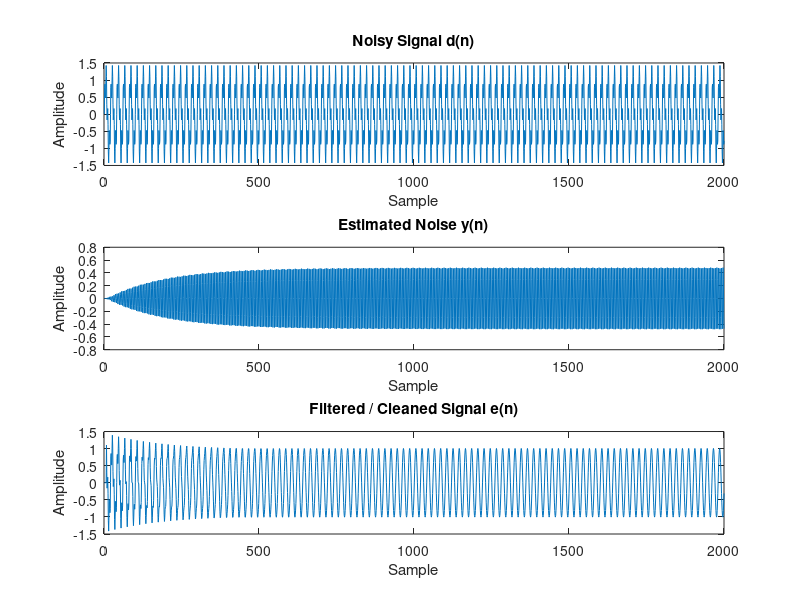

Here is the MATLAB script that generated this plot:
clc;
clear;
close all;

% Number of samples
N = 2000;

% LMS parameters
M = 8;              % Filter order
mu = 0.01;          % Step size

% Create a useful signal
n = 0:N-1;
signal = sin(2*pi*0.05*n);

% Create noise
noise = 0.5*sin(2*pi*0.2*n);

% Primary input = signal + noise
d = signal + noise;

% Reference input = noise
x = noise;

% Initialize filter coefficients
w = zeros(M,1);

% Initialize output and error
y = zeros(1,N);
e = zeros(1,N);

% LMS algorithm
for n = M:N

    % Input vector
    x_vec = x(n:-1:n-M+1)';

    % Filter output / estimated noise
    y(n) = w' * x_vec;

    % Error / cleaned signal
    e(n) = d(n) - y(n);

    % LMS coefficient update
    w = w + mu * e(n) * x_vec;

end

% Plot results
figure;

subplot(3,1,1);
plot(d);
title('Noisy Signal d(n)');
xlabel('Sample');
ylabel('Amplitude');

subplot(3,1,2);
plot(y);
title('Estimated Noise y(n)');
xlabel('Sample');
ylabel('Amplitude');

subplot(3,1,3);
plot(e);
title('Filtered / Cleaned Signal e(n)');
xlabel('Sample');
ylabel('Amplitude');
